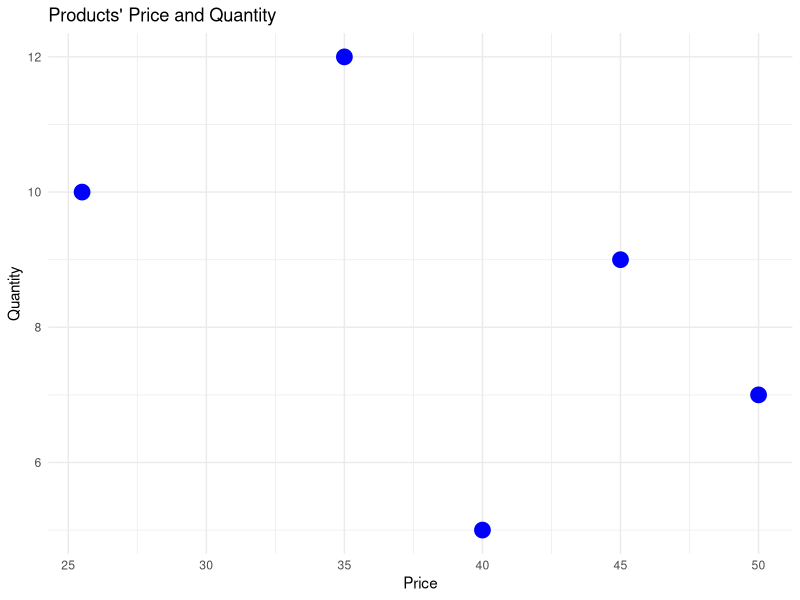

Reproduce this figure in R.
# Exercise 1 - Introduction to ggplot2
# Using the products data frame (Ex. 16, Mixed Folder):
# Tasks:
# 1. Create a basic scatter plot with price on the x-axis and quantity on the y-axis.
# 2. Add appropriate axis labels and a title.
# 3. Change the color of all points to blue.
# 4. Increase the size of the points.
# 5. Apply a minimal theme to the plot.

library(tidyverse)

#Dataset
products <- data.frame(product_id = c(101, 102, 103, 104, 105),
                       category = c("A", "B", "A", "C", "B"),
                       price = c(25.5, 40.0, 35.0, 50.0, 45.0),
                       quantity = c(10, 5, 12, 7, 9))

products %>%
  ggplot(aes(price, quantity))+
  geom_point(colour = "blue", size = 5)+
  labs(x="Price", 
       y="Quantity", 
       title="Products' Price and Quantity")+
  theme_minimal()
